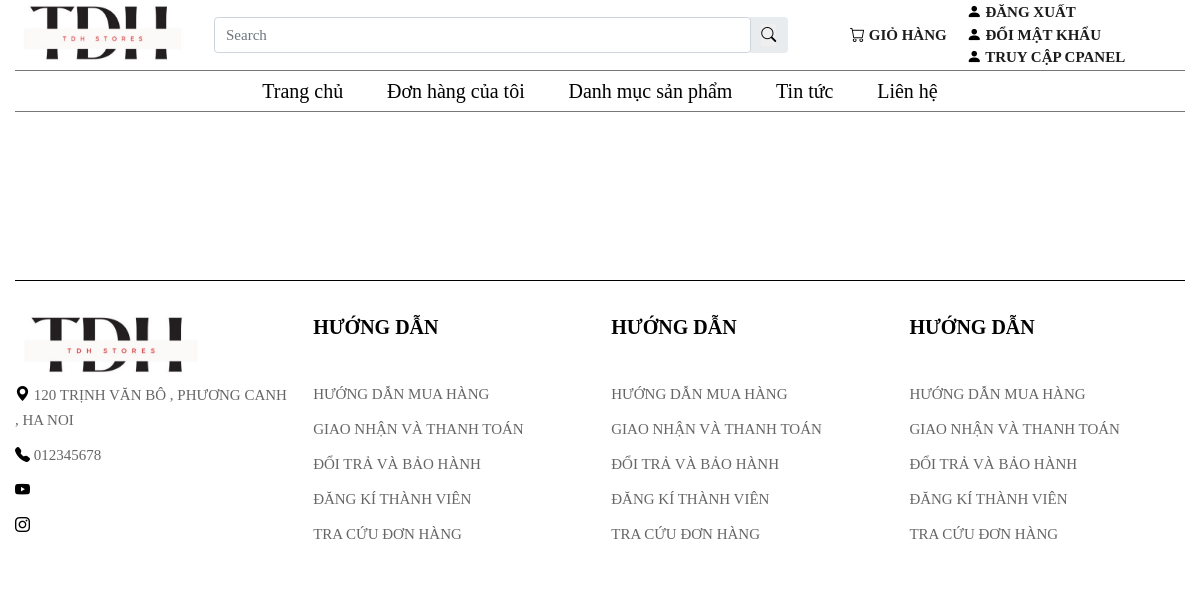
Page /index.php?redirect=donhang (signed in) on the earlier database version.
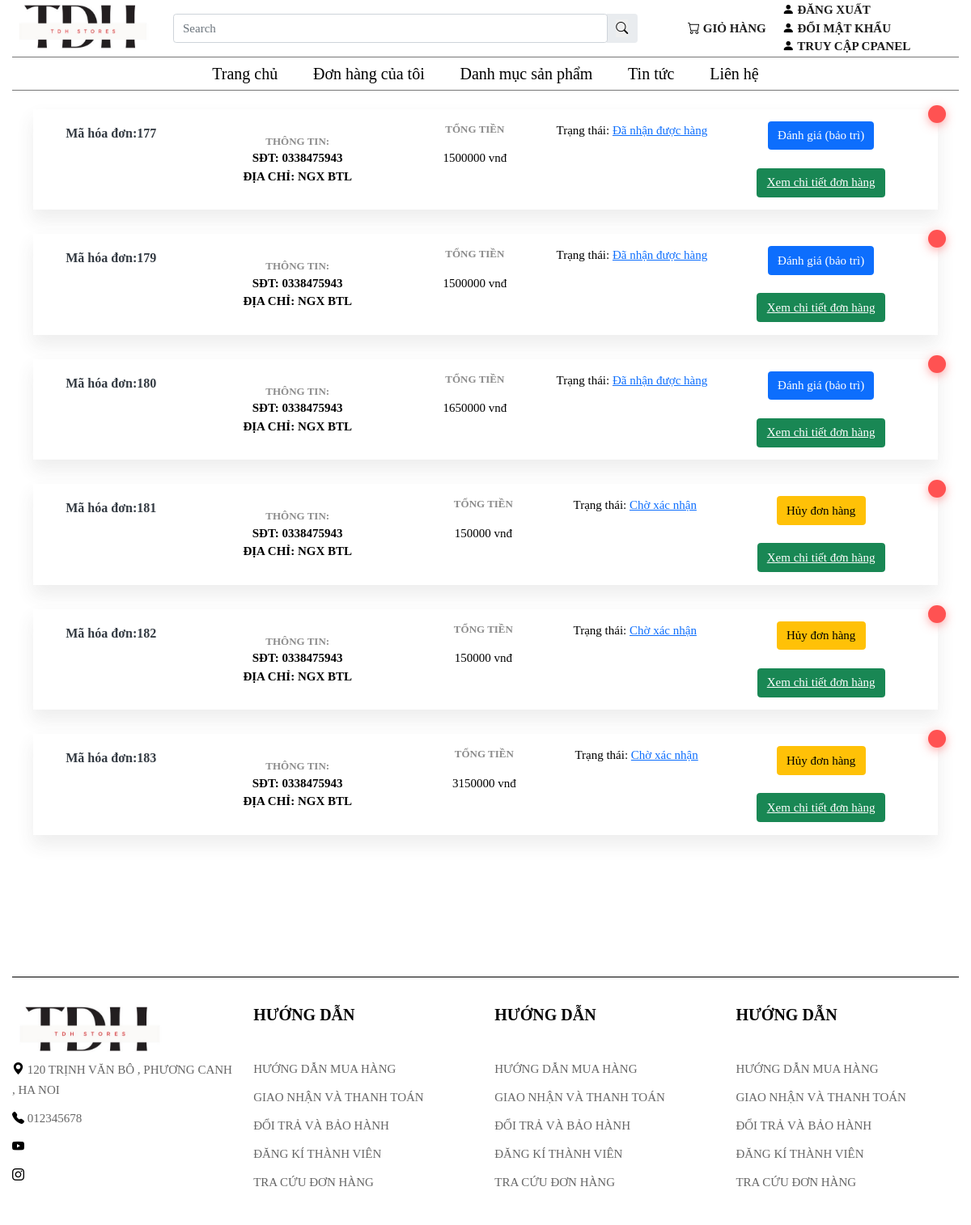
Same page on the later database version.
### tables this page shows
CREATE TABLE `bill` (
  `id` int(10) NOT NULL,
  `iduser` int(10) DEFAULT 0,
  `ngaydathang` varchar(50) NOT NULL,
  `total` int(10) NOT NULL DEFAULT 0,
  `bill_status` tinyint(1) NOT NULL DEFAULT 0 COMMENT '0.Chờ xác nhận\r\n1.Đang lấy hàng\r\n2.Đang giao hàng\r\n3.giao hàng thành công\r\n4.Hủy',
  `receive_name` varchar(255) DEFAULT NULL,
  `receive_address` varchar(255) DEFAULT NULL,
  `receive_tel` varchar(50) DEFAULT NULL
);

### index.php (called while the page is built, shortened)
<?php
include "app/models/clientModel/sanpham.php";
include "config.php";
include "app/views/Client/layout/header.php";
include "app/controllers/ClientController.php";
include "app/views/Client/layout/footer.php";
?>

### app/models/ClientModel/sanpham.php (called while the page is built, shortened)
<?php
function donHangCuaToi(){
    if(isset($_SESSION['iduser'])){
        $iduser = $_SESSION['iduser'];
    }
    $sql = "SELECT *,bill.id as idbill FROM bill
    JOIN taikhoan ON taikhoan.id = bill.iduser
    WHERE iduser = $iduser";
    $ressult = pdo_query($sql);
    return $ressult;
}

### config.php (called while the page is built, shortened)
<?php
    function connect() {
        $servername = "localhost";
        $username = "root";
        $password = "";
        $dbname = "shop-ban-giay";
        try {
            $connect = new PDO("mysql:host=$servername;dbname=$dbname", $username, $password);
            $connect->setAttribute(PDO::ATTR_ERRMODE, PDO::ERRMODE_EXCEPTION);
            return $connect;
        } catch(PDOException $e) {
            echo "Connection failed: " . $e->getMessage();
        }
    }
?>
<?php
function pdo_query($sql){
    $sql_args=array_slice(func_get_args(),1);
    try{
        $connect = connect();
        $stmt= $connect->prepare($sql);
        $stmt->execute($sql_args);
        $rows=$stmt->fetchAll();
        return $rows;
    }
    catch(PDOException $e){
        throw $e;
    }
    finally{
        unset($connect);
    }
}
?>

### app/views/Client/sanpham/donhangcuatoi.php (the view, shortened to what this page needs)
<?php if(isset($_SESSION['iduser'])):?>
<div action="index.php?redirect=thanhtoan" method="post" class="container pb-5 mb-2 mt-4">
    <?php
        $giohang = donHangCuaToi();
        foreach($giohang as $row):
            extract($row);
    ?>
    <div class="cart-item d-md-flex justify-content-between"><span class="remove-item"></span>
        <div class="px-3 my-3">
            <a class="cart-item-product" href="#">
                <div class="cart-item-product-info">
                    <h4 class="cart-item-product-title">Mã hóa đơn:<?=$idbill?>
                </div>
                <div class="px-3 my-3 text-center">
            <div class="cart-item-label">Thông tin:
                <div>SĐT: <?=$receive_tel ?></div>
                <div>Địa chỉ: <?=$receive_address ?></div>
            </div>
        </div>
            </a>
        </div>
        <div class="px-3 my-3 text-center">
            <div class="cart-item-label">Tổng Tiền</div><span class="text-xl font-weight-medium"><?=$total?>
                vnđ</span>
        </div>
        <div class="px-3 my-3 text-center">Trạng thái:
            <a href="index.php?redirect=xoagiohang&id=<?=$idcart?>" class="text-xl font-weight-medium">
            <?php if($bill_status==0){
                    echo 'Chờ xác nhận';
                }else if($bill_status == 1){
                    echo 'đang lấy hàng';
                }else if($bill_status == 2){
                    echo 'đang giao hàng';
                }else if($bill_status == 3){
                    echo "giao hàng thành công";
                }else if($bill_status == 4){
                    echo "Đã nhận được hàng";
                }
                ?>
            </a>
        </div>
        <div class="px-3 my-3 text-center">
            <div class="text-xl font-weight-medium">
                <?php if($bill_status==0 || $bill_status == 1){?>
                    <a href="index.php?redirect=huydonhang&id=<?=$idbill?>"><button class="btn btn-warning">Hủy đơn hàng</button>  </a>
                <?php }else if($bill_status == 3 || $bill_status == 2){?>
                   <a href="index.php?redirect=update_nhanhang&id=<?=$idbill?>"><button class="btn btn-danger">Đã nhận được hàng</button></a>
                <?php }else if($bill_status == 4){?>
                   <button class="btn btn-primary">Đánh giá (bảo trì)</button>
                <?php } ?><br/><br>
                <button class="btn btn-success"><a style="color:white" href="index.php?redirect=billct&id_bill=<?=$idbill?>">Xem chi tiết đơn hàng</a></button>
            </div>
        </div>
    </div>
    <?php endforeach?>
</div>
<?php endif?>

### app/views/Client/layout/header.php (shortened to what this page needs)
<!DOCTYPE html>
<html lang="en">
<head>
    <link rel="stylesheet" href="public/css/style.css">
    <link rel="stylesheet" href="https://cdn.jsdelivr.net/npm/bootstrap-icons@1.11.1/font/bootstrap-icons.css">
    <link href="https://cdn.jsdelivr.net/npm/bootstrap@5.1.3/dist/css/bootstrap.min.css" rel="stylesheet">
</head>
<header>
        <div class="boxcenter">
            <div class="logo">
                <div class="row">
                    <div class="col-md-2">
                        <a href="#">
                            <img src="public/img/logo.jpg" alt="">
                        </a>
                    </div>
                    <div class="col-md-6 ali_center">
                        <form class="seach-home" action="index.php?redirect=search" method="post">
                            <div class="input-group rounded">
                                <input type="search" class="form-control rounded" placeholder="Search" name="search_input" aria-label="Search" aria-describedby="search-addon" />
                                <span class="input-group-text border-0" id="search-addon">
                                    <button style="border:none" type="submit" name="search"><i class="bi bi-search"></i></button>
                                </span>
                            </div>
                        </form>
                    </div>
                    <div class="col-md-4 ali_center">
                        <ul class="login-header">
                            <li>
                                <a href="index.php?redirect=giohang">
                                    <span>
                                        <i class="bi bi-cart"></i>
                                    </span>
                                    giỏ hàng
                                </a>
                            </li>
                            <li>
                                <?php
                                if(empty($_SESSION['user'])){?>
                                <a href="index.php?redirect=dangnhap" id="taikhoan">
                                    <span><i class="bi bi-person-fill"></i></span>
                                    đăng nhập
                                </a>
                                <?php }else{?>
                                    <a href="index.php?redirect=dangxuat" id="taikhoan">
                                    <span><i class="bi bi-person-fill"></i></span>
                                    Đăng xuất
                                </a>
                                <a href="index.php?redirect=doimatkhau" id="taikhoan">
                                    <span><i class="bi bi-person-fill"></i></span>
                                    Đổi mật khẩu
                                </a>
                                <?php } ?>
                                <?php if(isset($_SESSION['role']) && $_SESSION['role'] == 1){?>
                                    <a href="app/views/admin/index.php" id="taikhoan">
                                    <span><i class="bi bi-person-fill"></i></span>
                                    Truy cập Cpanel
                                    </a>
                                <?php } ?>
                            </li>
                        </ul>
                    </div>
                </div>
            </div>
            <div id="menu">
                <ul>
                    <li><a href="index.php">Trang chủ</a></li>
                    <li><a href="index.php?redirect=donhang">Đơn hàng của tôi</a></li>
                    <li><a href="index.php?redirect=dmsp">Danh mục sản phẩm</a></li>
                    <li><a href="index.php?redirect=tintuc">Tin tức</a></li>
                    <li><a href="index.php?redirect=lienhe">Liên hệ</a></li>
                </ul>
            </div>

### app/controllers/ClientController.php (shortened to what this page needs)
<?php
if(isset($_GET['redirect'])){
    $redirect = $_GET['redirect'];
    switch($redirect){
        case 'donhang':
            include ("app/views/client/sanpham/donhangcuatoi.php");
            break;
    }
    }else{
        include "app/views/client/layout/home.php";
    }
?>

### app/views/Client/layout/footer.php (shortened to what this page needs)
<footer>
    <div class="footer">
        <div class="boxcenter">
            <div class="row">
                <div class="col-md-3">
                    <div class="img_footer">
                        <img src="./img/logo.jpg" alt="">
                    </div>
                    <div class="diachi">
                        <ul>
                            <li>
                                <i class="bi bi-geo-alt-fill"></i> 120 trịnh văn bô , phương canh , ha noi
                            </li>
                            <li>
                                <i class="bi bi-telephone-fill"></i> 012345678
                            </li>
                            <li>
                                <i class="bi bi-youtube"></i>
                            </li>
                            <li>
                                <i class="bi bi-instagram"></i>
                            </li>
                        </ul>
                    </div>
                </div>
                <div class="col-md-3">
                    <div class="text_footer">
                        <h3>
                            hướng dẫn
                        </h3>
                        <ul>
                            <li>HƯỚNG DẪN MUA HÀNG</li>
                            <li>GIAO NHẬN VÀ THANH TOÁN</li>
                            <li>ĐỔI TRẢ VÀ BẢO HÀNH</li>
                            <li>ĐĂNG KÍ THÀNH VIÊN</li>
                            <li>TRA CỨU ĐƠN HÀNG</li>
                        </ul>
                    </div>
                </div>
                <div class="col-md-3">
                    <div class="text_footer">
                        <h3>
                            hướng dẫn
                        </h3>
                        <ul>
                            <li>HƯỚNG DẪN MUA HÀNG</li>
                            <li>GIAO NHẬN VÀ THANH TOÁN</li>
                            <li>ĐỔI TRẢ VÀ BẢO HÀNH</li>
                            <li>ĐĂNG KÍ THÀNH VIÊN</li>
                            <li>TRA CỨU ĐƠN HÀNG</li>
                        </ul>
                    </div>
                </div>
                <div class="col-md-3">
                    <div class="text_footer">
                        <h3>
                            hướng dẫn
                        </h3>
                        <ul>
                            <li>HƯỚNG DẪN MUA HÀNG</li>
                            <li>GIAO NHẬN VÀ THANH TOÁN</li>
                            <li>ĐỔI TRẢ VÀ BẢO HÀNH</li>
                            <li>ĐĂNG KÍ THÀNH VIÊN</li>
                            <li>TRA CỨU ĐƠN HÀNG</li>
                        </ul>
                    </div>
                </div>
            </div>
        </div>
    </div>
</footer>

### public/css/style.css (style rules this page uses)
* { box-sizing: border-box; font-family: 'SVN-Gotham'; font-size: 15px; color: #000; padding: 0; margin: 0; }
.boxcenter { width: 1170px; margin: 0 auto; }
.seach-home { display: flex; align-items: center; width: 100%; }
.ali_center { height: 70px; display: flex; align-items: center; }
.logo img { width: 100%; height: 70px; }
.login-header li { list-style: none; padding: 0 10px; }
.login-header li a { font-weight: 700; color: #1c1c1c; text-transform: uppercase; display: block; font-size: 15px; text-decoration: none; }
.login-header { display: flex; align-items: center; justify-content: flex-end; margin: 0; }
#menu { border-top: 1px solid #777; border-bottom: 1px solid #777; }
#menu ul { padding: 0; list-style-type: none; text-align: center; margin: 0; }
#menu li { color: #f1f1f1; display: inline-block; height: 40px; line-height: 40px; }
#menu ul li a { text-decoration: none; color: #000; display: block; font-size: 20px; padding: 0 20px; }
#menu li { position: relative; }
.footer { border-top: 1px solid#000; margin-top: 100px; background-color: #fff; color: #000; padding: 30px 0; }
.footer ul { margin: 0; padding: 0; }
.footer ul li { list-style: none; color: #666; font-size: 15px; font-weight: 500; text-transform: uppercase; line-height: 1.67; margin-bottom: 10px; }
.footer h3 { color: #000; font-size: 20px; font-weight: 700; text-transform: uppercase; line-height: 1.67; margin-bottom: 38px; }
.img_footer img { width: 70%; }
.cart-item { position: relative; margin-bottom: 30px; padding: 0 50px 0 10px; background-color: #fff; box-shadow: 0 12px 20px 1px rgba(64, 64, 64, .09); }
.cart-item .cart-item-label { display: block; margin-bottom: 15px; color: #8c8c8c; font-size: 13px; font-weight: 600; text-transform: uppercase; }
.cart-item .cart-item-product { display: table; width: 420px; text-decoration: none; }
.cart-item .cart-item-product-thumb, .cart-item .cart-item-product-info { display: table-cell; vertical-align: top; }
.cart-item .cart-item-product-info { padding-top: 5px; padding-left: 15px; }
.cart-item .cart-item-product-title { margin-bottom: 8px; transition: color, 0.3s; color: #343b43; font-size: 16px; font-weight: bold; }
.cart-item .remove-item { right: -10px !important; }
.remove-item { display: block; position: absolute; top: -5px; right: -5px; width: 22px; height: 22px; padding-left: 1px; border-radius: 50%; background-color: #ff5252; color: #fff; line-height: 23px; text-align: center; box-shadow: 0 3px 12px 0 rgba(255, 82, 82, .5); cursor: pointer; }

Differences in the rows shown:
added bill: id "177", receive_tel "0338475943", receive_address "NGX BTL", total "1500000", bill_status "Đã nhận được hàng"
added bill: id "179", receive_tel "0338475943", receive_address "NGX BTL", total "1500000", bill_status "Đã nhận được hàng"
added bill: id "180", receive_tel "0338475943", receive_address "NGX BTL", total "1650000", bill_status "Đã nhận được hàng"
added bill: id "181", receive_tel "0338475943", receive_address "NGX BTL", total "150000", bill_status "Chờ xác nhận"
added bill: id "182", receive_tel "0338475943", receive_address "NGX BTL", total "150000", bill_status "Chờ xác nhận"
added bill: id "183", receive_tel "0338475943", receive_address "NGX BTL", total "3150000", bill_status "Chờ xác nhận"
